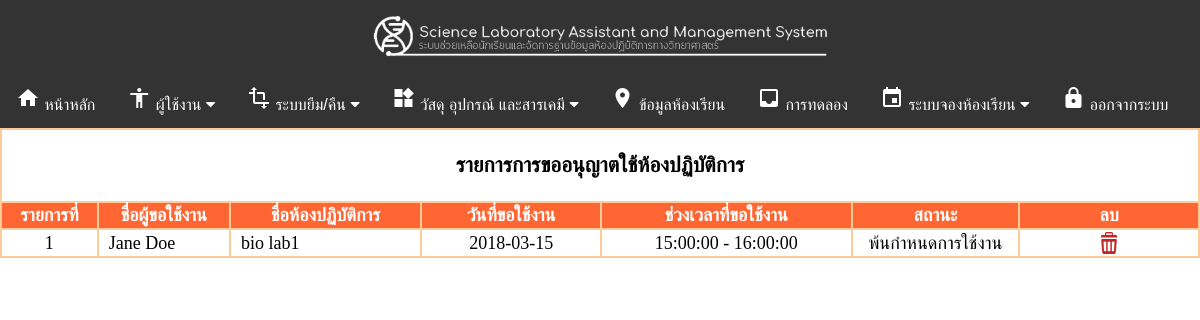
Screenshot of /lab/admin/booking.php (signed in) with the database file from the repository.
### tables this page shows
CREATE TABLE `use_room` (
  `use_id` int(11) NOT NULL,
  `std_id` varchar(5) NOT NULL,
  `lab_code` varchar(4) NOT NULL,
  `use_date` date NOT NULL,
  `start_time` time NOT NULL,
  `end_time` time NOT NULL,
  `use_status` varchar(3) NOT NULL DEFAULT 'no',
  `use_detail` text NOT NULL
);

CREATE TABLE `student` (
  `std_id` varchar(5) NOT NULL,
  `std_pass` varchar(20) DEFAULT NULL,
  `std_name` varchar(50) DEFAULT NULL,
  `std_level` varchar(1) DEFAULT NULL,
  `std_room` varchar(1) DEFAULT NULL,
  `std_line` varchar(50) DEFAULT NULL,
  `std_email` varchar(60) DEFAULT NULL,
  `std_grade` float NOT NULL
);

CREATE TABLE `labroom` (
  `lab_id` int(11) NOT NULL,
  `lab_code` varchar(4) NOT NULL,
  `lab_name` varchar(50) NOT NULL,
  `lab_floor` int(1) NOT NULL,
  `lab_building` varchar(50) NOT NULL,
  `lab_type` varchar(3) NOT NULL
);

### lab/admin/booking.php (the view, shortened to what this page needs)
<?
include("header.php");
	?>
    <?
$sql="SELECT * FROM use_room ORDER BY use_date";
$q=mysql_query($sql);
?>
			<table width="100%" cellpadding="2" cellspacing="2" align="center" class="form_table borrowfont">
            <tr align="center">
            <td colspan="8"><h3>รายการการขออนุญาตใช้ห้องปฏิบัติการ</h3></td>
            </tr>
			<tr>
				<th width="8%">รายการที่</th>
				<th width="11%">ชื่อผู้ขอใช้งาน</th>
				<th width="16%">ชื่อห้องปฏิบัติการ</th>
				<th width="15%">วันที่ขอใช้งาน</th>
				<th width="21%">ช่วงเวลาที่ขอใช้งาน</th>
				<th width="14%">สถานะ</th>
				<th width="15%">ลบ</th>
			</tr>
	<? if(mysql_num_rows($q)==0){ ?>
			<td colspan="7" align="center">ยังไม่มีคำขออนุมัติการยืมอุปกรณ์ในขณะนี้</td>
		<? }else{
				$i=1;
				while($data=mysql_fetch_assoc($q)){
			?>
			<tr align="center">
				<td><?=$i++?></td>
				<td align="left" style="padding-left:10px;"><?
                	$sql2="SELECT * FROM student WHERE std_id = '$data[std_id]'";
					$name=mysql_fetch_assoc(mysql_query($sql2));
					echo $name[std_name];
				?></td>
				<td align="left" style="padding-left:10px;"><?
                	$sql2="SELECT * FROM labroom WHERE lab_code = '$data[lab_code]'";
					$lab=mysql_fetch_assoc(mysql_query($sql2));
					echo $lab[lab_name];
				?></td>
				<td><?=$data[use_date]?></td>
				<td><?=$data[start_time]?>&nbsp;-&nbsp;<?=$data[end_time]?></td>
				<td><?
                	if($data[use_status]=="no"&&$data[use_date]<date('Y-m-d')){
						echo "พ้นกำหนดการใช้งาน";
					}else{
						echo "ยังไม่ใช้งานห้อง";
					}
				?></td>
				<td><a href="booking.php?act=delete&id=<?=$data[use_id]?>" onClick="return confirm('ยืนยันการลบ!!')"><img src="../img/delete.png" height="22" width="22"/></a></td>
			</tr>
		<?
				}
		} ?>
			</table>
</body>
</html>

### lab/admin/css/table.css (style rules this page uses)
.form_table { BACKGROUND-COLOR: #FFCC99 }
.form_table TH { BACKGROUND-COLOR: #FF6633; COLOR: #ffffff }
.form_table TD { BACKGROUND-COLOR: #ffffff }

### lab/admin/css/menu.css (style rules this page uses)
body { font-family:Circular; font-size:24px; }
.borrowfont { font-size:18px; }

### rows the page displays
use_room: std.std_name "Jane Doe", labroom.lab_name "bio lab1", use_date "2018-03-15", start_time "15:00:00", end_time "16:00:00", use_status "พ้นกำหนดการใช้งาน"
